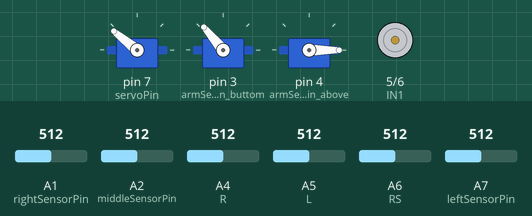
This sketch was run on a simulated Arduino Nano, built with avr-gcc and run on an emulated ATmega328P. Parts: 3 × servo, motor-driver pin pairs drawn as motors (green arrow = first pin HIGH = forward, orange = second pin HIGH = backward, longer = more drive). Inputs (shaded band) come from the test bench; at power-on: A5 (L) = 512, A7 (leftSensorPin) = 512, A1 (rightSensorPin) = 512, A2 (middleSensorPin) = 512, A4 (R) = 512, A6 (RS) = 512.

Above: at 1.2 s.
1.3 s: A5 (L) set to 542
4.3 s: A5 (L) set to 557
At 5.6 s:
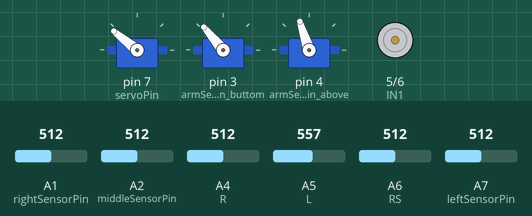
9.4 s: A7 (leftSensorPin) set to 592
12.4 s: A7 (leftSensorPin) set to 609
At 13.4 s:
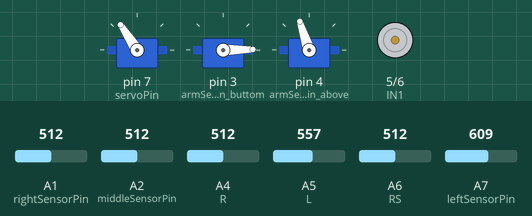
15.4 s: A7 (leftSensorPin) set to 306
At 15.5 s:
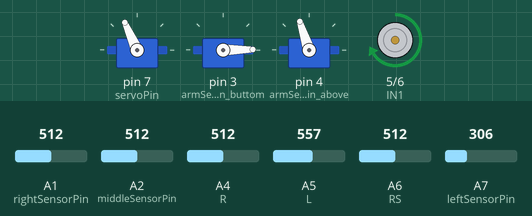
18.4 s: A1 (rightSensorPin) set to 593
21.4 s: A1 (rightSensorPin) set to 609
At 22.8 s:
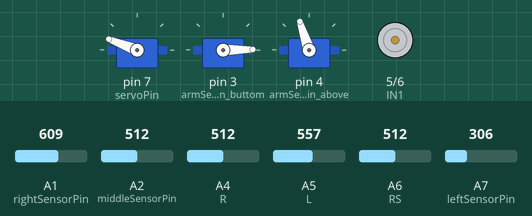
Timing chart, 0 to 25.4 s (numbered marks = the images above; inputs shaded):
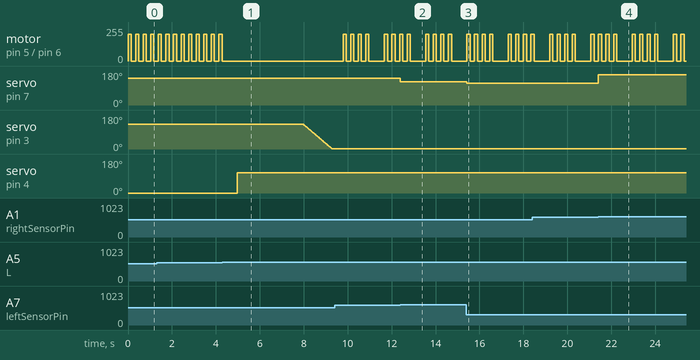

Measured:
- the behaviour switches between 550 and 551 on A5 (L) (found by bisection; images 0 and 1)
- the behaviour switches between 600 and 601 on A7 (leftSensorPin) (found by bisection; images 1 and 2)
- the behaviour switches between 600 and 601 on A1 (rightSensorPin) (found by bisection; images 3 and 4)
- after the input at 4.3 s, motor on pin 5 (IN1) / pin 6 (IN2): stops changing and stays stopped; servo on pin 3 (armServoPin_buttom): moves from 130° to 1° over 1.3 s, starting after 3.7 s; servo on pin 4 (armServoPin_above): 0° → 108° after 0.68 s
- after the input at 12.4 s, servo on pin 7 (servoPin): 141° → 123° at once
- after the input at 15.4 s, servo on pin 7 (servoPin): 123° → 114° at once
- after the input at 21.4 s, servo on pin 7 (servoPin): 114° → 159° at once
- by itself, motor on pin 5 (IN1) / pin 6 (IN2): alternates forward 200/255 for 0.14 s and stopped for 0.20 s

The sketch:

LineTrace-CandyCollection.ino
```cpp
#include <Servo.h>

//アナログピン
const int leftSensorPin = A7;
const int rightSensorPin = A1;
const int middleSensorPin = A2;
const int R = A4; //横の線読み取るよう
const int L = A5; //横の線読み取るよう
const int RS = A6;//赤外線センサー

//センサーの変数初期化
int leftSensorValue = 0;
int rightSensorValue = 0;
int middleSensorValue = 0;
int Right = 0;
int Left = 0;
int Rsensor;
float Rsensor1;

//サーボモータピン
const int servoPin = 7; //車輪向き変更
const int armServoPin_buttom = 3;
const int armServoPin_above = 4;
Servo servo,servoButtom,servoAbove;//サーボモータのオブジェクト
int servoAngle;

//モータの制御ピン
const int IN1 = 5;
const int IN2 = 6;

//フラグ
int box_flag = 0;
int keep_left = 0;

// 比例ゲインパラメータ
float Kp = 1.8;
float error = 0;

//サーボモータの範囲
const int servoMin = 90;
const int servoMax = 180;

//センサーの閾値
int white = 600; //白線を読み取ったときの値
int white_box = 550; //白線を読み取ったときの値(箱取るとき)

//その他変数の初期化
int speed;
int InitialAngle = 141;//車輪用
int stoptime = 200; //停止した時
int times0 = 3;//(左と右を読む間)
int times = 14;//外のループ(右の線を読んだとき)
int times1 = 80; //中のループ
float controlSignal=0;//変更角度
int angle = 130;


void threshold(){
  if(middleSensorValue > white && rightSensorValue > white && leftSensorValue > white){
    error = 0; //真ん中
  }else if(rightSensorValue > white && middleSensorValue > white){
    error = 3.5; //真ん中と右
  }else if(rightSensorValue > white){
    error = 10; //右
  }else if(leftSensorValue > white && middleSensorValue > white){
    error = -3.5; //真ん中と左
  }else if(leftSensorValue > white){
    error = -10; //左
  }else if(error > 0 && middleSensorValue < white && rightSensorValue < white && leftSensorValue < white) {
    error = 15;
  }else if(error < 0 && middleSensorValue < white && rightSensorValue < white && leftSensorValue < white) {
    error = -15;
  }
}

void sensor(){
  leftSensorValue = analogRead(leftSensorPin);
  rightSensorValue = analogRead(rightSensorPin);
  middleSensorValue = analogRead(middleSensorPin);
  Right = analogRead(R);
  Left = analogRead(L);
  Rsensor = analogRead(RS);
  Rsensor1 = 5.0 * Rsensor/1024;
}

void get(){ //箱をつかむ
  if(box_flag == 0 && Left > white_box && Rsensor1 > 1.8){
    analogWrite(IN1,0);
    delay(500);
    servoAbove.write(108);
    delay(3000);
    for(int angle = 130; angle > 0; angle--){
      servoButtom.write(angle);
      delay(10);
    }
    speed = 200; //速度を少し上げる
    box_flag = 1; //箱を持っている状態にする
  }
}

void left_loop(){
 if(box_flag == 1 && Left > white_box){
  analogWrite(IN1,0);
  delay(500);
  keep_left = 1;
  for(int i = 0; i <= times0; i++){  //1.8s(3回)の間白線(左)読み取りを維持
    analogWrite(IN1,speed);
    for(int j = 0; j <= times1; j++){
      sensor();
      threshold();

      //比例制御
      controlSignal = Kp * error;
      servoAngle = InitialAngle + controlSignal;
      if(servoAngle < servoMin) servoAngle = servoMin;
      if(servoAngle > servoMax) servoAngle = servoMax;
      servo.write(servoAngle);

      remove(); //右の白線を読んだら放す
      if(keep_left == 0) break;
      delay(1);
    }
    if(keep_left==0) break;
    analogWrite(IN1,0);
    delay(stoptime);
  }
  keep_left = 0;
 }
}


void remove(){  //右の白線を読んだら放す
  if(Right > white_box && keep_left == 1){
    analogWrite(IN1,0);
    delay(500);
    for(int i = 0; i <= times; i++){  //1.8s(3回)の間少し進ませる
      analogWrite(IN1,speed);
      for(int j = 0; j <= times1; j++){
        sensor();
        threshold();
        //比例制御
        controlSignal = Kp * error;
        servoAngle = InitialAngle + controlSignal;
        if(servoAngle < servoMin) servoAngle = servoMin;
        if(servoAngle > servoMax) servoAngle = servoMax;
        servo.write(servoAngle);

        delay(1);
      }
      analogWrite(IN1,0);
      delay(stoptime);
    }
    analogWrite(IN1,0);  //止まって箱を放す
    servoAbove.write(0);
    delay(3000);
    servoButtom.write(130);
    box_flag = 0;
    keep_left = 0;
    speed = 185;  //スピードを下げる
    reset(); //少しの間白線に反応しないようにする
  }
}

void reset(){   //少しの間白線に反応しないようにする
  for(int i = 0; i < times; i++){
    analogWrite(IN1,speed);
    for(int j = 0; j < times1; j++){
      sensor();//センサーの値読み取り
      threshold();//ライントレース用の閾値設定

      //比例制御
      controlSignal = Kp * error;
      servoAngle = InitialAngle + controlSignal;
      if(servoAngle < servoMin) servoAngle = servoMin;
      if(servoAngle > servoMax) servoAngle = servoMax;
      servo.write(servoAngle);

      delay(1);
    }
    analogWrite(IN1,0);
    delay(stoptime);
  }
}


void setup() {

  //サーボモータの初期化
  servo.attach(servoPin);
  servoButtom.attach(armServoPin_buttom);
  servoAbove.attach(armServoPin_above);
  servo.write(InitialAngle); //車輪用
  servoButtom.write(angle);  //110(アーム下用)
  servoAbove.write(0);  //0(アーム上用)

  //モータピン設定
  pinMode(IN1, OUTPUT);
  pinMode(IN2, OUTPUT);

  //センサーの初期化
  pinMode(leftSensorPin, INPUT);
  pinMode(rightSensorPin, INPUT);
  pinMode(middleSensorPin, INPUT);
  pinMode(R, INPUT);
  pinMode(L, INPUT);

  // シリアルモニタの初期化（デバッグ用）
  Serial.begin(9600);

  speed = 200;
}

void loop(){
  analogWrite(IN1,speed);
  for(int i = 0; i <= times1; i++){
    sensor();//センサーの値読み取り
    threshold();//ライントレース用の閾値設定
    get();//箱を取る
    left_loop();//左のセンサーを読んだとき（ただし、箱を持っているときのみ動作）

    //比例制御
    controlSignal = Kp * error;
    servoAngle = InitialAngle + controlSignal;
    if(servoAngle < servoMin) servoAngle = servoMin;
    if(servoAngle > servoMax) servoAngle = servoMax;
    servo.write(servoAngle);

    delay(1);
  }
  analogWrite(IN1,0);
  delay(stoptime);


}
```
